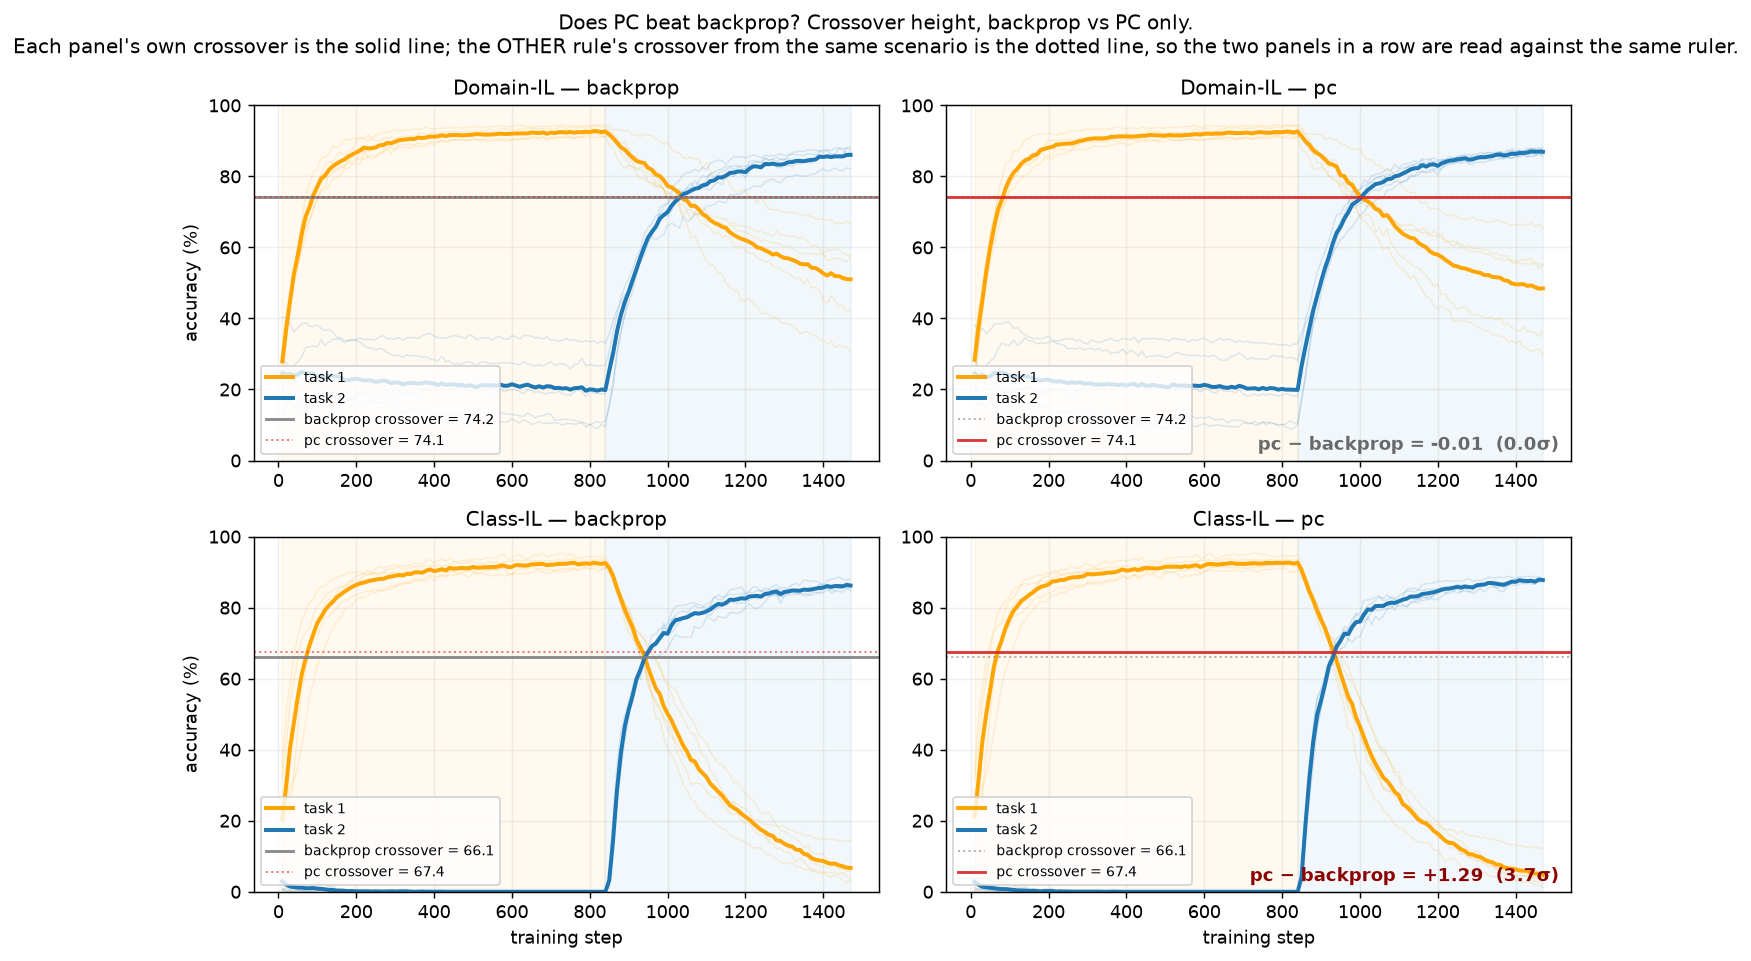

Reproduce this figure in Python.
"""Slide asset: does PC beat backprop under crossover height, Domain-IL vs Class-IL?

Not a new experiment -- replots 52 and 56 (already run, already verified in findings.md C1),
restricted to backprop and pc, with each panel's crossover height marked so the two panels in a
row can be compared by eye.
"""
import sys
from pathlib import Path

ROOT = Path(__file__).resolve().parents[1]
sys.path.insert(0, str(ROOT))

import numpy as np
import matplotlib.pyplot as plt

from src.protocol import array_path, figure_path
from src.metrics import metric_grid, paired_diff

CELLS = [("52_do_the_rules_differ_fixed_budget.py", "Domain-IL"),
         ("56_do_the_rules_differ_class_il.py", "Class-IL")]
METHODS = ["backprop", "pc"]
COLOR = {"backprop": "tab:gray", "pc": "tab:red"}

fig, axes = plt.subplots(2, 2, figsize=(11, 7.5), sharex="row")
for row, (script, scen_label) in enumerate(CELLS):
    z = np.load(array_path(str(ROOT / "experiments" / script)), allow_pickle=True)
    sw = float(np.asarray(z["switches"]).ravel()[0])
    steps = z["steps"]
    xh, grid = {}, {}
    for m in METHODS:
        grid[m] = metric_grid(steps, z[f"argmax_{m}"], sw)
        xh[m] = np.nanmean(grid[m]["crossover"])
    d, se, n = paired_diff(grid["pc"]["crossover"], grid["backprop"]["crossover"])
    for col, m in enumerate(METHODS):
        ax = axes[row][col]
        a = z[f"argmax_{m}"] * 100  # (seeds, evals, 2)
        mean_t1, mean_t2 = a[:, :, 0].mean(0), a[:, :, 1].mean(0)
        for s in range(a.shape[0]):
            ax.plot(steps, a[s, :, 0], color="orange", alpha=0.15, lw=0.8)
            ax.plot(steps, a[s, :, 1], color="tab:blue", alpha=0.15, lw=0.8)
        ax.plot(steps, mean_t1, color="orange", lw=2.2, label="task 1")
        ax.plot(steps, mean_t2, color="tab:blue", lw=2.2, label="task 2")
        ax.axvspan(steps.min(), sw, color="orange", alpha=0.06)
        ax.axvspan(sw, steps.max(), color="tab:blue", alpha=0.06)
        for other in METHODS:
            ls = "-" if other == m else ":"
            lw = 1.6 if other == m else 1.1
            alpha = 0.9 if other == m else 0.6
            ax.axhline(xh[other], color=COLOR[other], ls=ls, lw=lw, alpha=alpha,
                       label=f"{other} crossover = {xh[other]:.1f}")
        ax.set_ylim(0, 100)
        ax.set_title(f"{scen_label} — {m}", fontsize=11)
        if col == 0:
            ax.set_ylabel("accuracy (%)")
        if row == 1:
            ax.set_xlabel("training step")
        ax.legend(fontsize=7.5, loc="lower left")
        ax.grid(alpha=0.2)
        if col == 1:
            ax.annotate(f"pc − backprop = {d:+.2f}  ({n:.1f}σ)",
                        xy=(0.98, 0.03), xycoords="axes fraction", ha="right", fontsize=10,
                        fontweight="bold", color="darkred" if n >= 2 else "dimgray")

fig.suptitle("Does PC beat backprop? Crossover height, backprop vs PC only.\n"
             "Each panel's own crossover is the solid line; the OTHER rule's crossover from the "
             "same scenario is the dotted line, so the two panels in a row are read against the "
             "same ruler.",
             fontsize=11)
fig.tight_layout()
fig.savefig(figure_path(__file__), dpi=130, bbox_inches="tight")
print(f"saved {figure_path(__file__)}")
